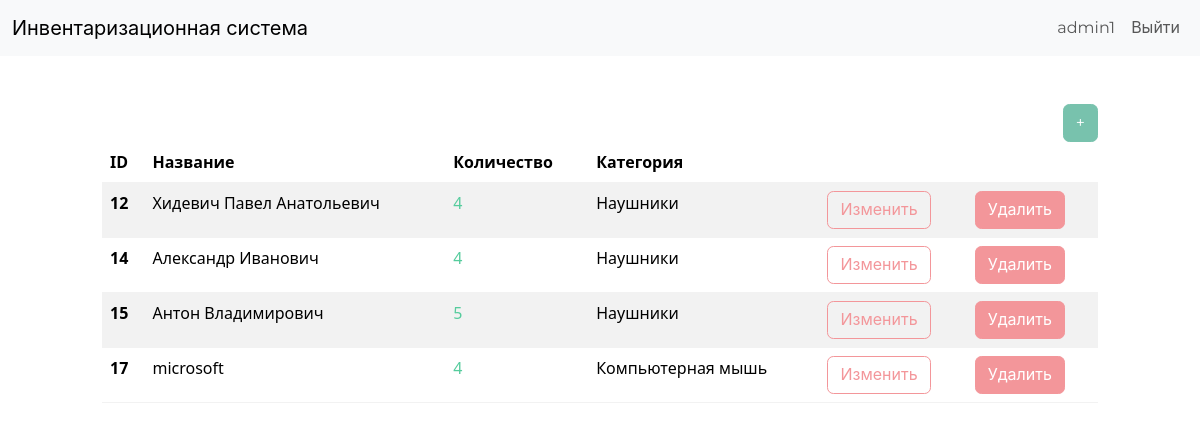
Screenshot of /dashboard/ (signed in) with the database file from the repository.
### inventory/models.py (models this page shows, shortened)
class InventoryItem(models.Model):
	name = models.CharField(max_length=200)
	quantity = models.IntegerField()
	category = models.ForeignKey('Category', on_delete=models.SET_NULL, blank=True, null=True)
	date_created = models.DateTimeField(auto_now_add=True)
	user = models.ForeignKey(User, on_delete=models.CASCADE)

class Category(models.Model):
	name = models.CharField(max_length=200)
	class Meta:
		verbose_name_plural = 'categories'

### inventory/views.py (the view)
# urls.py: path('dashboard/', Dashboard.as_view(), name='dashboard'),
class Dashboard(LoginRequiredMixin, View):
	def get(self, request):
		items = InventoryItem.objects.filter(user=self.request.user.id).order_by('id')
		low_inventory = InventoryItem.objects.filter(
			user=self.request.user.id,
			quantity__lte=LOW_QUANTITY
		)
		if low_inventory.count() > 0:
			if low_inventory.count() > 1:
				messages.error(request, f'{low_inventory.count()} items have low inventory')
			else:
				messages.error(request, f'{low_inventory.count()} item has low inventory')
		low_inventory_ids = InventoryItem.objects.filter(
			user=self.request.user.id,
			quantity__lte=LOW_QUANTITY
		).values_list('id', flat=True)
		return render(request, 'inventory/dashboard.html', {'items': items, 'low_inventory_ids': low_inventory_ids})

### inventory/templates/inventory/dashboard.html (shortened to what this page needs)
{% extends 'inventory/base.html' %}
{% block content %}
	<div class="row">
		<div class="col-md-10 col-12 mx-auto mt-5">
			<div class="d-flex justify-content-end">
				<a href="{% url 'add-item' %}" class="btn btn-primary">+</a>
			</div>
			<table class="table table-hover table-striped">
				<thead>
					<tr>
						<th scope="col">ID</th>
						<th scope="col">Название</th>
						<th scope="col">Количество</th>
						<th scope="col">Категория</th>
						<th scope="col"></th>
						<th scope="col"></th>
					</tr>
				</thead>
				<tbody>
					{% for item in items %}
					<tr>
						<th scope="row">{{ item.id }}</th>
						<td>{{ item.name }}</td>
						{% if item.id in low_inventory_ids %}
							<td class="text-danger">{{ item.quantity }}</td>
						{% else %}
							<td class="text-success">{{ item.quantity }}</td>
						{% endif %}
						<td>{{ item.category.name }}</td>
						<td><a href="{% url 'edit-item' item.id %}" class="btn btn-outline-secondary">Изменить</a></td>
						<td><a href="{% url 'delete-item' item.id %}" class="btn btn-secondary">Удалить</a></td>
					</tr>
					{% endfor %}
				</tbody>
			</table>
		</div>
	</div>
{% endblock content %}

### inventory/templates/inventory/base.html (shortened to what this page needs)
<!DOCTYPE html>
<html lang="ru">
<head>
	<link href="https://bootswatch.com/5/minty/bootstrap.min.css" rel="stylesheet">
</head>
<body>
	{% include 'inventory/navigation.html' %}
	{% block content %}
	{% endblock content %}
</body>
</html>

### inventory/templates/inventory/navigation.html (shortened to what this page needs)
<nav class="navbar navbar-expand-lg bg-light">
	<div class="container-fluid">
		<a class="navbar-brand" href="{% url 'index' %}">Инвентаризационная система</a>
		<div class="collapse navbar-collapse justify-content-end" id="navbarNav">
			<ul class="navbar-nav">
				{% if user.is_authenticated %}
					<li class="nav-item">
						<a class="nav-link" href="#">{{ user.username }}</a>
					</li>
					<li class="nav-item">
						<a class="nav-link" href="{% url 'logout' %}">Выйти</a>
					</li>
				{% endif %}
			</ul>
		</div>
	</div>
</nav>

### rows the page displays
InventoryItem: id "12", name "Хидевич Павел Анатольевич", quantity "4", category.name "Наушники"
InventoryItem: id "14", name "Александр Иванович", quantity "4", category.name "Наушники"
InventoryItem: id "15", name "Антон Владимирович", quantity "5", category.name "Наушники"
InventoryItem: id "17", name "microsoft", quantity "4", category.name "Компьютерная мышь"

### other values shown
{{ user.username }} "admin1"
